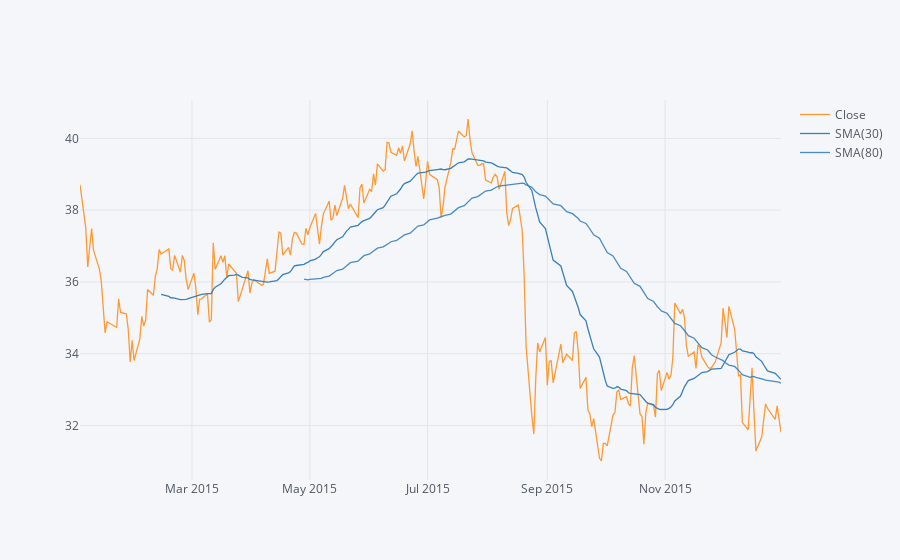

Notebook source saved alongside this figure:
### Markdown cell above
** Use .ta_plot(study='sma') to create a Simple Moving Averages plot of Morgan Stanley for the year 2015.**

### Code cell
bank_stocks['MS'][['Close']].loc['2015-01-01':'2016-01-01'].ta_plot(study='sma',periods=[30,80])

### Figure 1 — Plotly figure (JSON) as saved in the notebook; plotly's stock layout.template omitted (floating-point values rounded to 4 significant figures; data arrays with more than 128 entries replaced by an {"elided": "..."} marker saying what was removed)
{"data": [{"line": {"color": "rgba(255, 153, 51, 1.0)", "dash": "solid", "shape": "linear", "width": 1.3}, "mode": "lines", "name": "Close", "text": "", "type": "scatter", "x": {"elided": "252 str values"}, "y": {"elided": "252 float values"}}, {"line": {"color": "rgba(55, 128, 191, 1.0)", "dash": "solid", "shape": "linear", "width": 1.3}, "mode": "lines", "name": "SMA(30)", "text": "", "type": "scatter", "x": {"elided": "252 str values"}, "y": {"elided": "252 mixed values"}}, {"line": {"color": "rgba(55, 128, 191, 0.8999999999999999)", "dash": "solid", "shape": "linear", "width": 1.3}, "mode": "lines", "name": "SMA(80)", "text": "", "type": "scatter", "x": {"elided": "252 str values"}, "y": {"elided": "252 mixed values"}}], "layout": {"legend": {"bgcolor": "#F5F6F9", "font": {"color": "#4D5663"}}, "paper_bgcolor": "#F5F6F9", "plot_bgcolor": "#F5F6F9", "title": {"font": {"color": "#4D5663"}}, "xaxis": {"gridcolor": "#E1E5ED", "showgrid": true, "tickfont": {"color": "#4D5663"}, "title": {"font": {"color": "#4D5663"}, "text": ""}, "zerolinecolor": "#E1E5ED"}, "yaxis": {"gridcolor": "#E1E5ED", "showgrid": true, "tickfont": {"color": "#4D5663"}, "title": {"font": {"color": "#4D5663"}, "text": ""}, "zerolinecolor": "#E1E5ED"}}}
